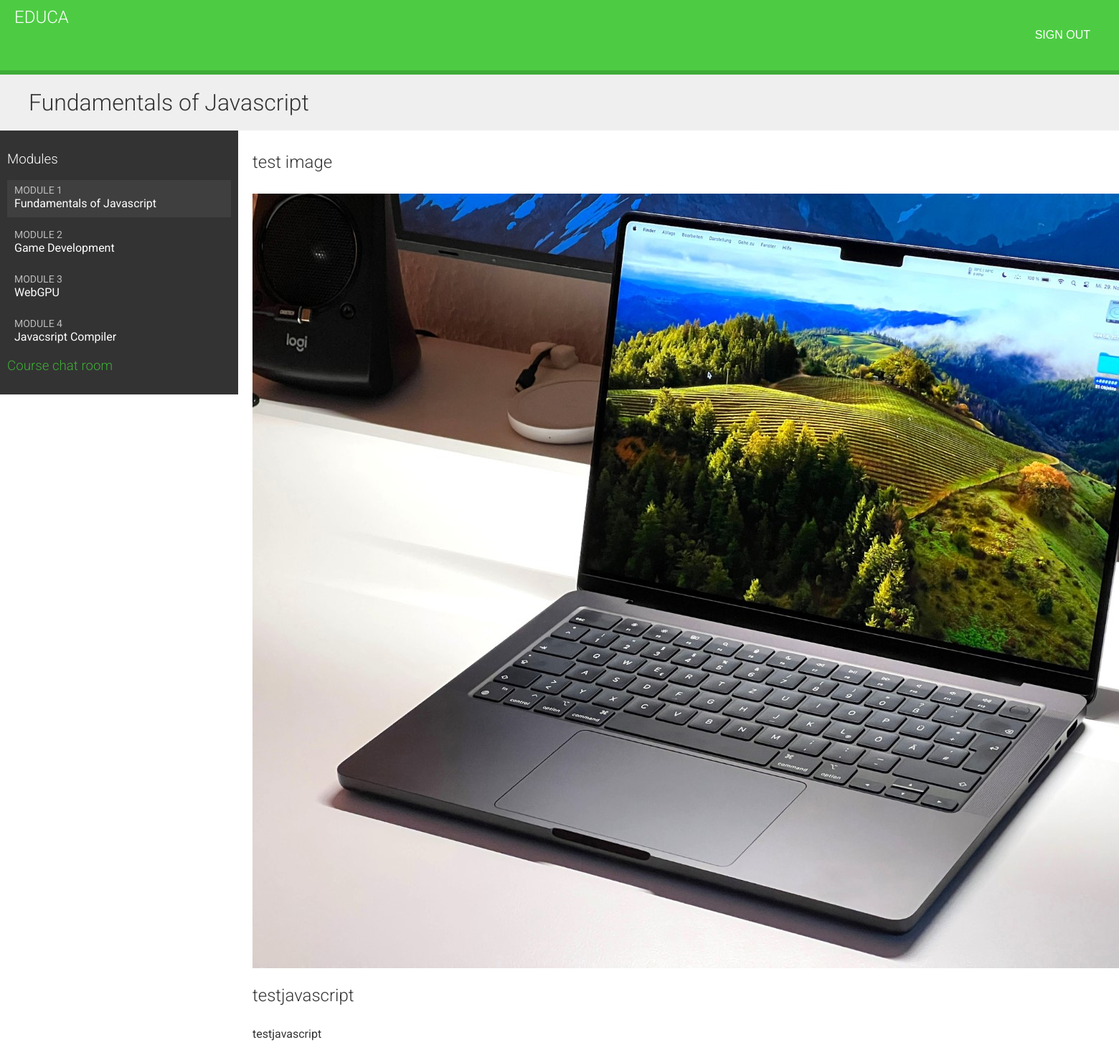
/students/course/1/ (signed in), run on the app's committed database.
### courses/models.py (models this page shows, shortened)
class Module(models.Model):
  course = models.ForeignKey(
    Course,
    related_name='modules',
    on_delete=models.CASCADE
  )
  title = models.CharField(max_length=200)
  description = models.TextField(blank=True)
  order = OrderField(blank=True, for_fields=['course'])
  class Meta:
    ordering = ['order']
  def __str__(self):
    return f'{self.order}. {self.title}'

class Content(models.Model):
  module = models.ForeignKey(
    Module,
    related_name='contents',
    on_delete=models.CASCADE
  )
  content_type = models.ForeignKey(
    ContentType,
    on_delete=models.CASCADE,
    limit_choices_to={
      'model__in': ('text', 'video', 'image', 'file')
    }
  )
  object_id = models.PositiveIntegerField()
  item = GenericForeignKey('content_type', 'object_id')
  order = OrderField(blank=True, for_fields=['module'])
  class Meta:
    ordering = ['order']

class ItemBase(models.Model):
  owner = models.ForeignKey(
    User,
    related_name='%(class)s_related',
    on_delete=models.CASCADE
  )
  title = models.CharField(max_length=250)
  created = models.DateTimeField(auto_now_add=True)
  updated = models.DateTimeField(auto_now=True)
  class Meta:
    abstract = True
  def render(self):
    return render_to_string(
      f'courses/content/{self._meta.model_name}.html',
      {'item': self}
    )

class Image(ItemBase):
  file = models.FileField(upload_to='images')

class Text(ItemBase):
  content = models.TextField()

### students/views.py (the view)
class StudentCourseDetailView(LoginRequiredMixin, DetailView):
  model = Course
  template_name =  'students/course/detail.html'
  def get_queryset(self):
    qs = super().get_queryset()
    return qs.filter(students__in=[self.request.user])
  def get_context_data(self, **kwargs):
    context = super().get_context_data(**kwargs)
    course = self.get_object()
    if 'module_id' in self.kwargs:
      context['module'] = course.modules.get(
        id=self.kwargs['module_id']
      )
    else:
      context['module'] = course.modules.all()[0]
    return context

### students/templates/students/course/detail.html (shortened to what this page needs)
{% extends "base.html" %}
{% load cache %}
{% block content %}
  <h1>{{ module.title }}</h1>
  <div class="contents">
    <h3>Modules</h3>
    <ul id="modules">
      {% for m in object.modules.all %}
        <li data-id="{{ m.id }}" {% if m == module %}class="selected"{% endif %}>
          <a href="{% url "student_course_detail_module" object.id m.id %}">
            <span>
              Module <span class="order">{{ m.order|add:1 }}</span>
            </span>
            <br />
            {{ m.title }}
          </a>
        </li>
        {% empty %}
          <li>No modules yet.</li>
      {% endfor %}
    </ul>
    <h3>
      <a href="{% url "chat:course_chat_room" object.id %}">
        Course chat room
      </a>
    </h3>
  </div>
  <div class="module">
    {% cache 600 module_contents module %}
      {% for content in module.contents.all %}
        {% with item=content.item %}
          <h2>{{ item.title }}</h2>
          {{ item.render }}
        {% endwith %}
      {% endfor %}
    {% endcache %}
  </div>
{% endblock %}

### courses/templates/courses/content/image.html
<p>
  <img src="{{ item.file.url }}" alt={{ item.title }} />
</p>

### courses/templates/courses/content/text.html
{{ item.content|linebreaks }}

### courses/static/css/base.css (style rules this page uses)
body { margin:0; font-family:'Roboto', sans-serif; font-weight:400; color:#333; }
a { color:#3fad37; text-decoration:none; }
ul { float:left; }
h1, h2, h3, h4, h5, h6 { font-family:'Roboto', sans-serif; font-weight:300; }
h1 { background:#efefef; width:100%; overflow:auto; padding:20px 0 20px 40px; margin:0; }
.module { padding:10px 20px; float:left; width:600px; }
.module p { margin:10px 0 20px; width:100%; float:left; }
.contents { width:20%; padding:10px; float:left; background:#333; color: #fff; font-family:'Roboto', sans-serif; }
.contents ul { list-style:none; margin:0; padding:0; width:100%; }
.contents ul li { margin:0 0 10px 0; padding:4px 10px 10px; overflow:auto; cursor:move; }
.contents ul li.selected { background:#3f3f3f; }
.contents ul span { text-transform:uppercase; color:#bbb; font-size:14px; }
.contents ul a { display:block; color:#fff; text-decoration:none; }

### data on the page
Module: title "Fundamentals of Javascript", order|add "1"
Module: order|add "2", title "Game Development"
Module: order|add "3", title "WebGPU"
Module: order|add "4", title "Javacsript Compiler"
Content: item "test image", item.file (picture)
Content: item "testjavascript", item.content "testjavascript"
